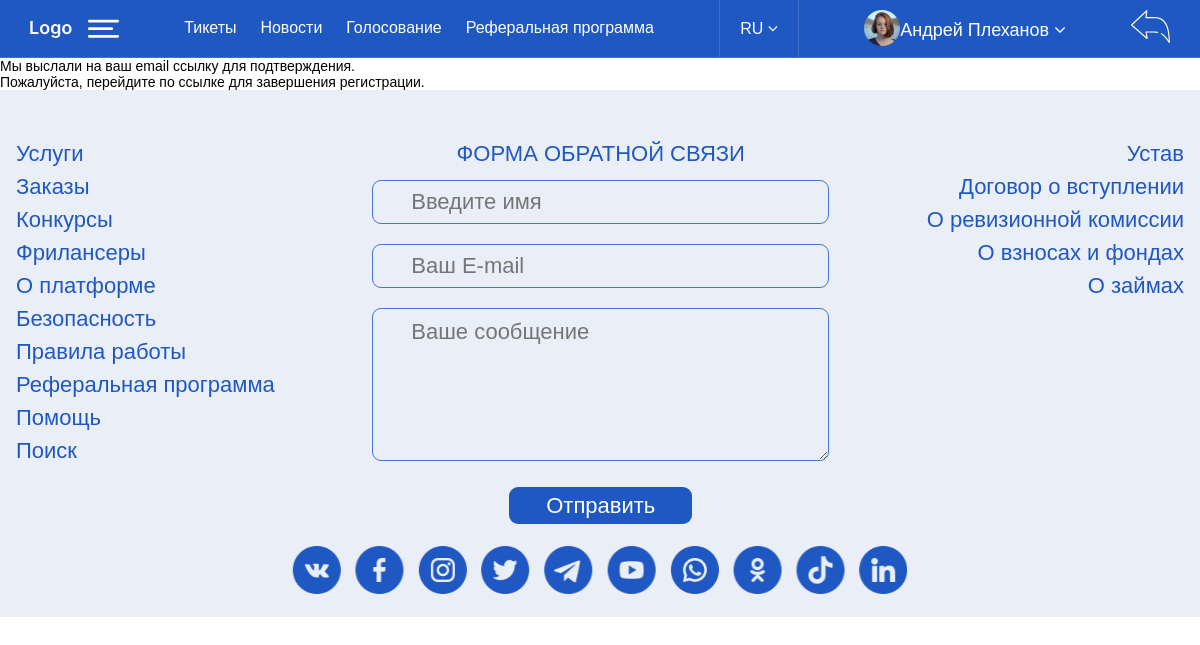
The page /confirm_email/ (signed in) on the database its author committed.
### app_users/models.py (models this page shows, shortened)
class CustomUser(AbstractBaseUser, MPTTModel, PermissionsMixin):
    STATUS_CHOICES = (
        ("0", _("Участник Заказчик")),
        ("1", _("Кандидат")),
        ("2", _("Участник Фрилансер")),
    )
    image_validator = FileExtensionValidator(
        allowed_extensions=['png', 'jpg', 'gif'],
        message=_('Ошибка загрузки: допускаются только файлы с расширением .jpg .gif .png')
    )
    document_validator = FileExtensionValidator(
        allowed_extensions=['png', 'jpg', 'pdf'],
        message=_('Ошибка загрузки: допускаются только файлы с расширением .jpg .pdf .png')
    )
    email = models.EmailField(_('email'), unique=True, db_index=True)
    email_confirmed = models.BooleanField(_('email подтвержден'), default=False)
    username = models.SlugField(max_length=55, db_index=True, unique=True, verbose_name=_('имя пользователя'), null=True, blank=True)
    last_name = models.CharField(_('Фамилия'), max_length=55, blank=True, db_index=True)
    first_name = models.CharField(_('Имя'), max_length=55, blank=True, db_index=True)
    patronymic = models.CharField(_('Отчество'), max_length=55, blank=True, db_index=True)
    country = models.CharField(_('Страна'), max_length=55, blank=True, db_index=True)
    address = models.CharField(_('Адрес'), max_length=255, blank=True, db_index=True)
    personal_number = models.CharField(_('ИНН или персональный номер'), max_length=17, blank=True, null=True, db_index=True)
    document = models.FileField(_('документ'), upload_to='documents/', blank=True, validators=[document_validator, document_size_validate])
    document_number = models.CharField(_('Серия и номер документа'), max_length=55, blank=True, db_index=True)
    document_issued = models.CharField(_('Когда и кем выдан'), max_length=255, blank=True, db_index=True)
    paid_entrance_fee = models.BooleanField(_('Оплатил вступительный взнос'), default=False)
    status = models.CharField(_('статус'), max_length=30, choices=STATUS_CHOICES, default="0", db_index=True)
    date_joined = models.DateTimeField(_('дата регистрации'), auto_now_add=True, db_index=True)
    is_active = models.BooleanField(_('является активным'), default=True)
    is_staff = models.BooleanField(default=False, verbose_name=_('является сотрудником'))
    is_core = models.BooleanField(default=False, verbose_name=_('основатель'), db_index=True)
    parent = TreeForeignKey('self', on_delete=models.PROTECT, null=True, blank=True, related_name='children',
                            db_index=True, verbose_name=_('родитель'))
    avatar = models.ImageField(upload_to='avatars/', null=True, blank=True, validators=[image_validator, avatar_size_validate])
    phone_regex = RegexValidator(regex=r'^\+\d{11,15}', message=_("Номер телефона должен быть в формате: '+79012345678'."))
    phone_number = models.CharField(validators=[phone_regex], max_length=17, blank=True, verbose_name=_('номер телефона'), db_index=True)
    balance = models.DecimalField(max_digits=10, decimal_places=2, default=0, verbose_name=_('баланс'), db_index=True)
    bank_name = models.CharField(_('Наименование банка'), max_length=255, blank=True)
    bank_address = models.CharField(_('Адрес банка'), max_length=255, blank=True)
    bank_bic = models.CharField(_('БИК банка'), max_length=55, blank=True, null=True)
    bank_correspondent_account = models.CharField(_('Корреспондентский счет банка'), max_length=55, blank=True, null=True)
    payment_account = models.CharField(_('Расчетный счет'), max_length=55, blank=True, null=True)
    recipients_name = models.CharField(_('Имя получателя платежа'), max_length=255, blank=True)
    USERNAME_FIELD = 'email'
    REQUIRED_FIELDS = []
    objects = CustomUserManager()
    class MPTTMeta:
        user_insertion_by = ['email']
    class Meta:
        verbose_name = _('пользователь')
        verbose_name_plural = _('пользователи')

### app_settings/models.py (models this page shows, shortened)
class SocialMediaItem(models.Model):
    social_media = models.ForeignKey('SocialMedia', related_name='social_media_item', on_delete=models.CASCADE, verbose_name=_('социальные сети'))
    name = models.CharField(max_length=55, null=True, blank=True, verbose_name=_('название'))
    link = models.URLField(max_length=255, null=True, blank=True, verbose_name=_('ссылка'), unique=True)
    icon = models.FileField(upload_to='social_media/', null=True, blank=True, verbose_name=_('иконка'), db_index=True,
                            validators=[icon_validator, icon_size_validate])
    class Meta:
        verbose_name = _('соцсеть')
        verbose_name_plural = _('соцсети')

### app_survey/context_proccessors.py (called while the page is built)
def load_number_polls(request):
    if request.user.is_authenticated and request.user.is_core:
        new_polls = Question.objects.exclude(choice__answer__user_id=request.user.id)\
            .filter(visible=True, end_date__gte=timezone.now(), pub_date__lte=timezone.now()).only('id')
        return {
            'number_polls': new_polls.count(),
            'new_polls': new_polls,
        }
    return {
        'number_polls': 0
    }

### app_users/templates/app_users/profile/confirm_email.html
{% extends 'app_users/_base.html' %}
{% load i18n %}
{% block middle %}
    <div>
        <p>{% trans 'Мы выслали на ваш email ссылку для подтверждения' %}.</p>
        <p>{% trans 'Пожалуйста, перейдите по ссылке для завершения регистрации' %}.</p>
    </div>
{% endblock %}

### app_users/templates/app_users/header.html (shortened to what this page needs)
{% load flatpages %}
{% load static %}
{% load i18n %}
{% get_flatpages '/referral-program/' as referral_program %}
<header class="header flex">
    <div class="logo">
        <a href="{% url 'home' %}"><img src="{% static 'assets/img/logo.svg' %}"></a>
        <a class="menu-button"></a>
    </div>
    {% if request.user.is_authenticated %}
        <ul>
            <li><a href="#">{% trans "Тикеты" %}</a></li>
            <li><a href="{% url 'news_list' %}">{% trans "Новости" %}</a></li>
            <li>
                <a href="{% url 'polls-list' %}">
                    {% trans "Голосование" %}
                </a>
            </li>
            <li><a href="{{ referral_program.first.url }}">{% trans "Реферальная программа" %}</a></li>
        </ul>
        <div class="langs-block">
            <a href="#" class="lang">RU <i class="fa fa-angle-down"></i></a>
        </div>
        <div class="name">
            {% if request.user.avatar %}
                <div><img src="{% static 'assets/img/avatar.png' %}"></div>
            {% else %}
                <div><img src="{% static 'assets/img/avatar.png' %}"></div>
            {% endif %}
            <div>
                <a href="#">
                    {% if request.user.last_name and request.user.first_name %}
                        {{ request.user.first_name }} {{ request.user.last_name }}
                    {% else %}
                        {% trans "Личный кабинет" %}
                    {% endif %}
                    <i class="fa fa-angle-down"></i>
                </a>
            </div>
        </div>
    {% endif %}
    {% if request.user.is_authenticated %}
        <a href="{% url 'logout' %}" class="logout"></a>
    {% else %}
        <button class="login-btn" onclick="loginPopup()">{% trans "Вход" %}</button>
    {% endif %}
</header>

### app_users/templates/app_users/footer.html (shortened to what this page needs)
{% load static %}
{% load i18n %}
{% load flatpages %}
{% get_flatpages '/referral-program/' as referral_program %}
{% get_flatpages '/about-platform/' as about_platform %}
{% get_flatpages '/working-rules/' as working_rules %}
{% get_flatpages '/regulation/' as regulation %}
{% get_flatpages '/entry-agreement/' as entry_agreement %}
{% get_flatpages '/audit-commission/' as audit_commission %}
{% get_flatpages '/contributions-and-funds/' as contributions_and_funds %}
{% get_flatpages '/loans/' as loans %}
<footer class="footer">
    <div class="flex">
        <ul>
            <li><a href="#">{% trans 'Услуги' %}</a></li>
            <li><a href="#">{% trans 'Заказы' %}</a></li>
            <li><a href="#">{% trans 'Конкурсы' %}</a></li>
            <li><a href="#">{% trans 'Фрилансеры' %}</a></li>
            <li><a href="{{ about_platform.first.url }}">{% trans 'О платформе' %}</a></li>
            <li><a href="#">{% trans 'Безопасность' %}</a></li>
            <li><a href="{{ working_rules.first.url }}">{% trans 'Правила работы' %}</a></li>
            <li><a href="{{ referral_program.first.url }}">{% trans 'Реферальная программа' %}</a></li>
            <li><a href="#">{% trans 'Помощь' %}</a></li>
            <li><a href="#">{% trans 'Поиск' %}</a></li>
        </ul>
        <form action="#" method="post">
            <p>{% trans 'ФОРМА ОБРАТНОЙ СВЯЗИ' %}</p>
            <input name="name" type="text" placeholder="{% trans 'Введите имя' %}">
            <input name="email" type="text" placeholder="{% trans 'Ваш E-mail' %}">
            <textarea name="message" placeholder="{% trans 'Ваше сообщение' %}"></textarea>
            <button type="submit">{% trans 'Отправить' %}</button>
        </form>
        <ul class="tar">
            <li><a href="{{ regulation.first.url }}">{% trans 'Устав' %}</a></li>
            <li><a href="{{ entry_agreement.first.url }}">{% trans 'Договор о вступлении' %}</a></li>
            <li><a href="{{ audit_commission.first.url }}">{% trans 'О ревизионной комиссии' %}</a></li>
            <li><a href="{{ contributions_and_funds.first.url }}">{% trans 'О взносах и фондах' %}</a></li>
            <li><a href="{{ loans.first.url }}">{% trans 'О займах' %}</a></li>
        </ul>
    </div>
    <div class="social">
        {% if social_media.social_media_item.all %}
            {% for item in social_media.social_media_item.all %}
                <a title="{{ item.name }}" target="_blank" href="{{ item.link }}"><img alt="{{ item.name }}-logo" src="{{ item.icon.url }}"></a>
            {% endfor %}
        {% endif %}
    </div>
</footer>

### rows shown on the page
CustomUser: user.first_name "Андрей", user.last_name "Плеханов"
SocialMediaItem: icon (picture)
SocialMediaItem: icon (picture)
SocialMediaItem: icon (picture)
SocialMediaItem: icon (picture)
SocialMediaItem: icon (picture)
SocialMediaItem: icon (picture)
SocialMediaItem: icon (picture)
SocialMediaItem: icon (picture)
SocialMediaItem: icon (picture)
SocialMediaItem: icon (picture)
